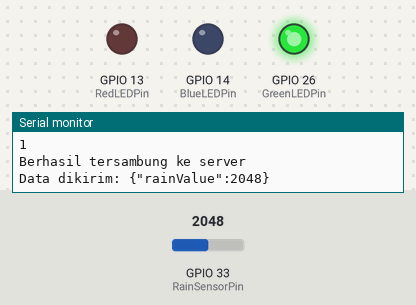
Recording of a sketch running on a simulated ESP32. Shown: output pins drawn as LEDs (lit = HIGH), the last lines printed to the serial monitor. The inputs (shaded band) are chosen by the test bench; at power-on: GPIO 33 (RainSensorPin) = 2048. WiFi joins after 1.5 s; servers stay silent unless stated.

Above: at 3.2 s.
3.3 s: GPIO 33 (RainSensorPin) set to 1155
6.8 s: GPIO 33 (RainSensorPin) set to 1062
At 8.5 s:
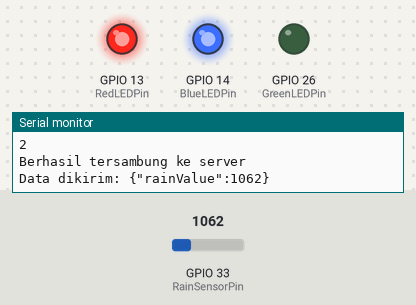
10.3 s: GPIO 33 (RainSensorPin) set to 3040
At 14.0 s:
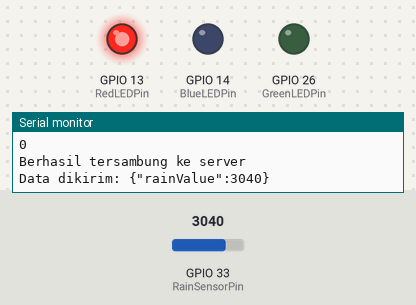
14.3 s: GPIO 33 (RainSensorPin) set to 2952
At 16.6 s:
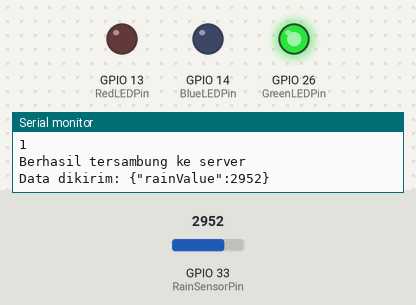
17.8 s: GPIO 33 (RainSensorPin) set to 3603
At 18.9 s:
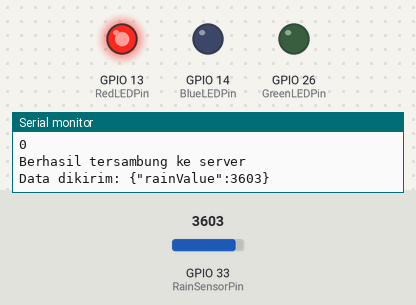
Timing chart, 0 to 20.8 s (numbered marks = the images above; inputs shaded):
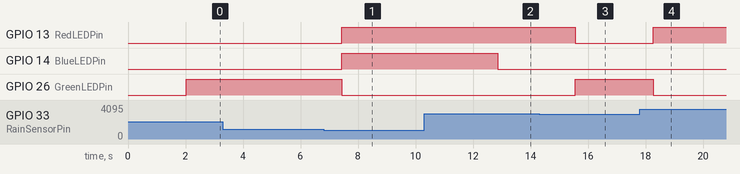

The sketch:

waterleveliot.ino
```cpp
#include <WiFi.h>

const char* ssid = "Hotspawt";
const char* password = "Andrewisme4";
const char* server_ip = "192.168.159.88"; // IP laptop
const int server_port = 8080;

#define RainSensorPin 33
#define RedLEDPin 13
#define GreenLEDPin 26
#define BlueLEDPin 14

WiFiClient client;

void setup() {
  Serial.begin(9600);
  pinMode(RainSensorPin, INPUT);
  pinMode(GreenLEDPin, OUTPUT);
  pinMode(BlueLEDPin, OUTPUT);
  pinMode(RedLEDPin, OUTPUT);

  // buat nyambung ke WiFi (sekaligus ngecek)
  WiFi.begin(ssid, password);
  while (WiFi.status() != WL_CONNECTED) {
    delay(1000);
    Serial.println("Mencoba sambungan ke WiFi");
  }
  Serial.println("Berhasil membuat koneksi ke WiFi!");
  Serial.print("IP ESP32: ");
  Serial.println(WiFi.localIP());
}

void loop() {
  int rainValue = analogRead(RainSensorPin);
  if(rainValue >= 3000){
    Serial.println("0");
    digitalWrite(RedLEDPin, HIGH);
    digitalWrite(GreenLEDPin, LOW);
    digitalWrite(BlueLEDPin, LOW);
  }
  else if(rainValue < 3000 && rainValue > 1100){
    Serial.println("1");
    digitalWrite(RedLEDPin, LOW);
    digitalWrite(GreenLEDPin, HIGH);
    digitalWrite(BlueLEDPin, LOW);
  }
  else if(rainValue <= 1100){
    Serial.println("2");
    digitalWrite(RedLEDPin, HIGH);
    digitalWrite(GreenLEDPin, LOW);
    digitalWrite(BlueLEDPin, HIGH);
  }

  int retries = 3;
  bool connected = false;

  // coba kirim data ke server (diattempt selama 3x percobaan)
  while(retries > 0 && !connected) {
    if (client.connect(server_ip, server_port)) {
      connected = true;
      Serial.println("Berhasil tersambung ke server");

      String message = "{\"rainValue\":" + String(rainValue) + "}";
      client.println(message);
      Serial.println("Data dikirim: " + message);

      while (client.connected() && !client.available()) {
        delay(10);
      }

      if (client.available()) {
        String response = client.readString();
        Serial.println("Balasan dari server: " + response);
      }
    } else {
      retries--;
      if(retries > 0) {
        Serial.println("Gagal menyambung, coba lagi...");
        delay(500);
      } else {
        Serial.println("Gagal menyambung selama 3x");
      }
    }
  }
  delay(1000);
}
```

Measured:
- the behaviour switches between 1101 and 1100 on GPIO 33 (RainSensorPin) (found by bisection; images 0 and 1)
- the behaviour switches between 3000 and 2999 on GPIO 33 (RainSensorPin) (found by bisection; images 2 and 3)
- after the input at 6.8 s, GPIO 13 (RedLEDPin), GPIO 14 (BlueLEDPin): LOW → HIGH after 0.64 s; GPIO 26 (GreenLEDPin): HIGH → LOW after 0.64 s
- after the input at 10.3 s, GPIO 14 (BlueLEDPin): HIGH → LOW after 2.6 s
- after the input at 14.3 s, GPIO 13 (RedLEDPin): HIGH → LOW after 1.3 s; GPIO 26 (GreenLEDPin): LOW → HIGH after 1.3 s
- after the input at 17.8 s, GPIO 13 (RedLEDPin): LOW → HIGH after 0.47 s; GPIO 26 (GreenLEDPin): HIGH → LOW after 0.47 s
